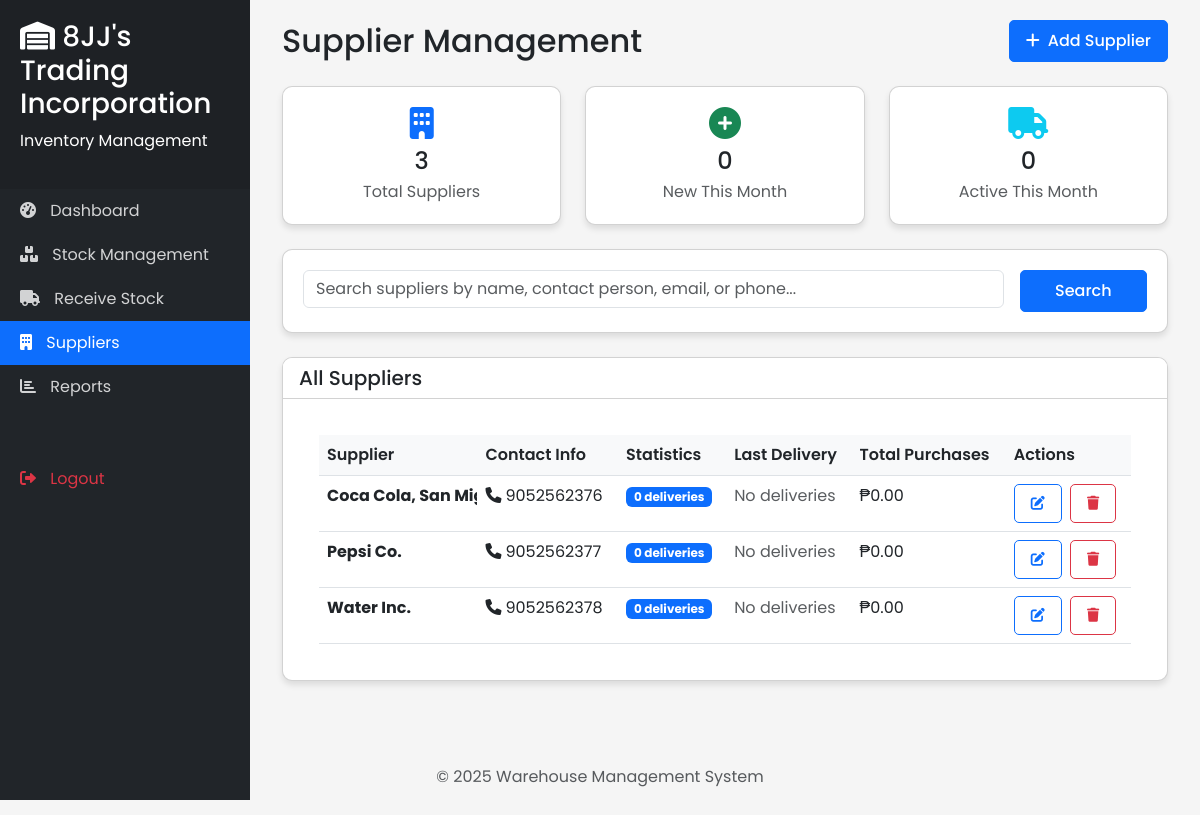
Screenshot of /inventory/suppliers.php (signed in) with the database file from the repository.
### tables this page shows
CREATE TABLE IF NOT EXISTS supplier (
    SupplierID VARCHAR(50) PRIMARY KEY,
    CompanyName VARCHAR(50) NOT NULL,
    ContactNumber VARCHAR(20) NOT NULL
);

### inventory/suppliers.php (the view, shortened to what this page needs)
<?php
require_once '../config/db_connect.php';
include '../includes/header.php';
$searchFilter = $_GET['search'] ?? '';
$whereClause = "WHERE 1=1";
$query = "SELECT s.SupplierID, s.CompanyName, s.ContactNumber FROM supplier s $whereClause ORDER BY s.CompanyName";
$stmt = $conn->prepare($query);
$stmt->execute();
$result = $stmt->get_result();
$suppliers = [];
while ($row = $result->fetch_assoc()) {
    $suppliers[] = $row;
}
$statsQuery = "SELECT COUNT(*) as total_suppliers FROM supplier";
$statsResult = $conn->query($statsQuery);
$stats = $statsResult ? $statsResult->fetch_assoc() : ['total_suppliers' => 0];
$stats['new_this_month'] = $stats['new_this_month'] ?? 0;
$stats['active_this_month'] = $stats['active_this_month'] ?? 0;
?>
<div class="sidebar">
    <div class="sidebar-header">
        <h3><i class="fas fa-warehouse"></i> 8JJ's Trading Incorporation</h3>
        <p>Inventory Management</p>
    </div>
    <ul class="nav flex-column">
        <li class="nav-item">
            <a class="nav-link" href="dashboard.php">
                <i class="fas fa-tachometer-alt"></i> Dashboard
            </a>
        </li>
        <li class="nav-item">
            <a class="nav-link" href="stock.php">
                <i class="fas fa-boxes"></i> Stock Management
            </a>
        </li>
        <li class="nav-item">
            <a class="nav-link" href="receive.php">
                <i class="fas fa-truck"></i> Receive Stock
            </a>
        </li>
        <li class="nav-item">
            <a class="nav-link active" href="suppliers.php">
                <i class="fas fa-building"></i> Suppliers
            </a>
        </li>
        <li class="nav-item">
            <a class="nav-link" href="reports.php">
                <i class="fas fa-chart-bar"></i> Reports
            </a>
        </li>
        <li class="nav-item mt-5">
            <a class="nav-link text-danger" href="../logout.php">
                <i class="fas fa-sign-out-alt"></i> Logout
            </a>
        </li>
    </ul>
</div>
<div class="main-content">
    <div class="container-fluid">
        <div class="row mb-4">
            <div class="col-md-12 d-flex justify-content-between align-items-center">
                <h2 class="mb-0">Supplier Management</h2>
                <button class="btn btn-primary" data-bs-toggle="modal" data-bs-target="#addSupplierModal">
                    <i class="fas fa-plus me-2"></i>Add Supplier
                </button>
            </div>
        </div>
        <div class="row mb-4">
            <div class="col-md-4">
                <div class="card dashboard-card text-center">
                    <div class="card-body">
                        <i class="fas fa-building fa-2x text-primary mb-2"></i>
                        <h4 class="mb-1"><?php echo number_format($stats['total_suppliers']); ?></h4>
                        <p class="text-muted mb-0">Total Suppliers</p>
                    </div>
                </div>
            </div>
            <div class="col-md-4">
                <div class="card dashboard-card text-center">
                    <div class="card-body">
                        <i class="fas fa-plus-circle fa-2x text-success mb-2"></i>
                        <h4 class="mb-1"><?php echo number_format($stats['new_this_month']); ?></h4>
                        <p class="text-muted mb-0">New This Month</p>
                    </div>
                </div>
            </div>
            <div class="col-md-4">
                <div class="card dashboard-card text-center">
                    <div class="card-body">
                        <i class="fas fa-truck fa-2x text-info mb-2"></i>
                        <h4 class="mb-1"><?php echo number_format($stats['active_this_month']); ?></h4>
                        <p class="text-muted mb-0">Active This Month</p>
                    </div>
                </div>
            </div>
        </div>
        <div class="card dashboard-card mb-4">
            <div class="card-body">
                <form method="GET" class="row g-3">
                    <div class="col-md-10">
                        <input type="text" name="search" class="form-control" placeholder="Search suppliers by name, contact person, email, or phone..." value="<?php echo htmlspecialchars($searchFilter); ?>">
                    </div>
                    <div class="col-md-2">
                        <div class="d-grid">
                            <button type="submit" class="btn btn-primary">Search</button>
                        </div>
                    </div>
                </form>
            </div>
        </div>
        <div class="card dashboard-card">
            <div class="card-header bg-white">
                <h5 class="mb-0">All Suppliers</h5>
            </div>
            <div class="card-body">
                <div class="table-responsive">
                    <table class="table table-hover">
                        <thead>
                            <tr>
                                <th>Supplier</th>
                                <th>Contact Info</th>
                                <th>Statistics</th>
                                <th>Last Delivery</th>
                                <th>Total Purchases</th>
                                <th>Actions</th>
                            </tr>
                        </thead>
                        <tbody>
                            <?php if (empty($suppliers)): ?>
                                <tr>
                                    <td colspan="6" class="text-center text-muted">No suppliers found</td>
                                </tr>
                            <?php else: ?>
                                <?php foreach ($suppliers as $supplier): ?>
                                <tr>
                                    <td>
                                        <div>
                                            <strong><?php echo htmlspecialchars($supplier['CompanyName']); ?></strong>
                                        </div>
                                    </td>
                                    <td>
                                        <?php if ($supplier['ContactNumber']): ?>
                                            <div><i class="fas fa-phone me-1"></i><?php echo htmlspecialchars($supplier['ContactNumber']); ?></div>
                                        <?php endif; ?>
                                    </td>
                                    <td>
                                        <span class="badge bg-primary">0 deliveries</span>
                                    </td>
                                    <td>
                                        <span class="text-muted">No deliveries</span>
                                    </td>
                                    <td>₱<?php echo number_format(0, 2); ?></td>
                                    <td>
                                        <button class="btn btn-sm btn-outline-primary me-1" onclick="editSupplier('<?php echo $supplier['SupplierID']; ?>', '<?php echo htmlspecialchars($supplier['CompanyName']); ?>', '', '', '<?php echo htmlspecialchars($supplier['ContactNumber'] ?? ''); ?>', '')">
                                            <i class="fas fa-edit"></i>
                                        </button>
                                        <button class="btn btn-sm btn-outline-danger" onclick="deleteSupplier('<?php echo $supplier['SupplierID']; ?>', '<?php echo htmlspecialchars($supplier['CompanyName']); ?>')">
                                            <i class="fas fa-trash"></i>
                                        </button>
                                    </td>
                                </tr>
                                <?php endforeach; ?>
                            <?php endif; ?>
                        </tbody>
                    </table>
                </div>
            </div>
        </div>
    </div>
</div>
<?php include '../includes/footer.php'; ?>

### assets/css/style.css (style rules this page uses)
:root { --primary-color: #0d6efd; --secondary-color: #6c757d; --success-color: #198754; --danger-color: #dc3545; --warning-color: #fd7e14; --info-color: #0dcaf0; --light-color: #f8f9fa; --dark-color: #212529; }
body { font-family: 'Poppins', sans-serif; background-color: #f5f5f5; }
.sidebar { position: fixed; top: 0; left: 0; height: 100vh; width: 250px; background-color: var(--dark-color); color: white; transition: all 0.3s; z-index: 1000; }
.sidebar-header { padding: 20px; background-color: rgba(0, 0, 0, 0.1); }
.sidebar .nav-link { color: rgba(255, 255, 255, 0.8); padding: 10px 20px; transition: all 0.3s; }
.sidebar .nav-link.active { color: white; background-color: var(--primary-color); }
.sidebar .nav-link i { margin-right: 10px; }
.main-content { margin-left: 250px; padding: 20px; transition: all 0.3s; display: block; }
.main-content > .container-fluid, .main-content > .container { width: 100%; max-width: 1200px; margin: 0 auto; }
.dashboard-card { border-radius: 10px; box-shadow: 0 4px 6px rgba(0, 0, 0, 0.1); transition: all 0.3s; overflow: hidden; }
.dashboard-card .card-body { padding: 20px; }
.table-responsive { overflow-x: auto; max-width: 100%; margin: 0; }
.table { width: 100%; margin-bottom: 0; min-width: 600px; }
.table th { background-color: var(--light-color); font-weight: 600; white-space: nowrap; }
.table td { white-space: nowrap; overflow: hidden; text-overflow: ellipsis; max-width: 150px; }
.card { overflow: hidden; }
.card .table-responsive { margin: 0; padding: 0; }
.main-content .card .table-responsive { width: 100%; overflow-x: auto; }
.dashboard-tables-row .card .table-responsive, .dashboard-card .table-responsive { max-width: 1000px; margin: 0 auto; padding: 1rem; }
.btn { border-radius: 5px; padding: 8px 16px; font-weight: 500; }
.btn-primary { background-color: var(--primary-color); border-color: var(--primary-color); }

### rows the page displays
supplier: CompanyName "Coca Cola, San…", ContactNumber "9052562376"
supplier: CompanyName "Pepsi Co.", ContactNumber "9052562377"
supplier: CompanyName "Water Inc.", ContactNumber "9052562378"

### other values shown
$stats['total_suppliers'] "3"
$stats['new_this_month'] "0"
$stats['active_this_month'] "0"
